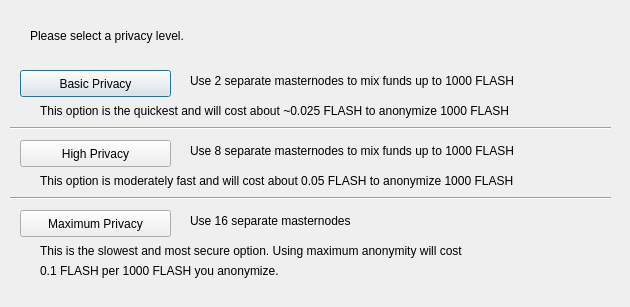
<?xml version="1.0" encoding="UTF-8"?>
<ui version="4.0">
 <class>DarksendConfig</class>
 <widget class="QDialog" name="DarksendConfig">
  <property name="geometry">
   <rect>
    <x>0</x>
    <y>0</y>
    <width>630</width>
    <height>307</height>
   </rect>
  </property>
  <property name="windowTitle">
   <string>Configure PrivateSend</string>
  </property>
  <widget class="QPushButton" name="buttonBasic">
   <property name="geometry">
    <rect>
     <x>20</x>
     <y>70</y>
     <width>151</width>
     <height>27</height>
    </rect>
   </property>
   <property name="text">
    <string>Basic Privacy</string>
   </property>
  </widget>
  <widget class="QPushButton" name="buttonHigh">
   <property name="geometry">
    <rect>
     <x>20</x>
     <y>140</y>
     <width>151</width>
     <height>27</height>
    </rect>
   </property>
   <property name="text">
    <string>High Privacy</string>
   </property>
  </widget>
  <widget class="QPushButton" name="buttonMax">
   <property name="geometry">
    <rect>
     <x>20</x>
     <y>210</y>
     <width>151</width>
     <height>27</height>
    </rect>
   </property>
   <property name="text">
    <string>Maximum Privacy</string>
   </property>
  </widget>
  <widget class="QLabel" name="label">
   <property name="geometry">
    <rect>
     <x>30</x>
     <y>20</y>
     <width>571</width>
     <height>31</height>
    </rect>
   </property>
   <property name="text">
    <string>Please select a privacy level.</string>
   </property>
  </widget>
  <widget class="QLabel" name="label_2">
   <property name="geometry">
    <rect>
     <x>190</x>
     <y>70</y>
     <width>421</width>
     <height>21</height>
    </rect>
   </property>
   <property name="text">
    <string>Use 2 separate masternodes to mix funds up to 1000 FLASH</string>
   </property>
  </widget>
  <widget class="QLabel" name="label_3">
   <property name="geometry">
    <rect>
     <x>190</x>
     <y>140</y>
     <width>411</width>
     <height>21</height>
    </rect>
   </property>
   <property name="text">
    <string>Use 8 separate masternodes to mix funds up to 1000 FLASH</string>
   </property>
  </widget>
  <widget class="QLabel" name="label_4">
   <property name="geometry">
    <rect>
     <x>190</x>
     <y>210</y>
     <width>421</width>
     <height>21</height>
    </rect>
   </property>
   <property name="text">
    <string>Use 16 separate masternodes</string>
   </property>
  </widget>
  <widget class="QLabel" name="label_6">
   <property name="geometry">
    <rect>
     <x>40</x>
     <y>100</y>
     <width>561</width>
     <height>21</height>
    </rect>
   </property>
   <property name="text">
    <string>This option is the quickest and will cost about ~0.025 FLASH to anonymize 1000 FLASH</string>
   </property>
  </widget>
  <widget class="QLabel" name="label_7">
   <property name="geometry">
    <rect>
     <x>40</x>
     <y>170</y>
     <width>561</width>
     <height>21</height>
    </rect>
   </property>
   <property name="text">
    <string>This option is moderately fast and will cost about 0.05 FLASH to anonymize 1000 FLASH</string>
   </property>
  </widget>
  <widget class="QLabel" name="label_8">
   <property name="geometry">
    <rect>
     <x>40</x>
     <y>240</y>
     <width>561</width>
     <height>21</height>
    </rect>
   </property>
   <property name="text">
    <string>This is the slowest and most secure option. Using maximum anonymity will cost</string>
   </property>
  </widget>
  <widget class="QLabel" name="label_9">
   <property name="geometry">
    <rect>
     <x>40</x>
     <y>260</y>
     <width>561</width>
     <height>21</height>
    </rect>
   </property>
   <property name="text">
    <string>0.1 FLASH per 1000 FLASH you anonymize.</string>
   </property>
  </widget>
  <widget class="Line" name="line">
   <property name="geometry">
    <rect>
     <x>10</x>
     <y>120</y>
     <width>601</width>
     <height>16</height>
    </rect>
   </property>
   <property name="orientation">
    <enum>Qt::Horizontal</enum>
   </property>
  </widget>
  <widget class="Line" name="line_2">
   <property name="geometry">
    <rect>
     <x>10</x>
     <y>190</y>
     <width>601</width>
     <height>16</height>
    </rect>
   </property>
   <property name="orientation">
    <enum>Qt::Horizontal</enum>
   </property>
  </widget>
 </widget>
 <resources/>
 <connections/>
</ui>
